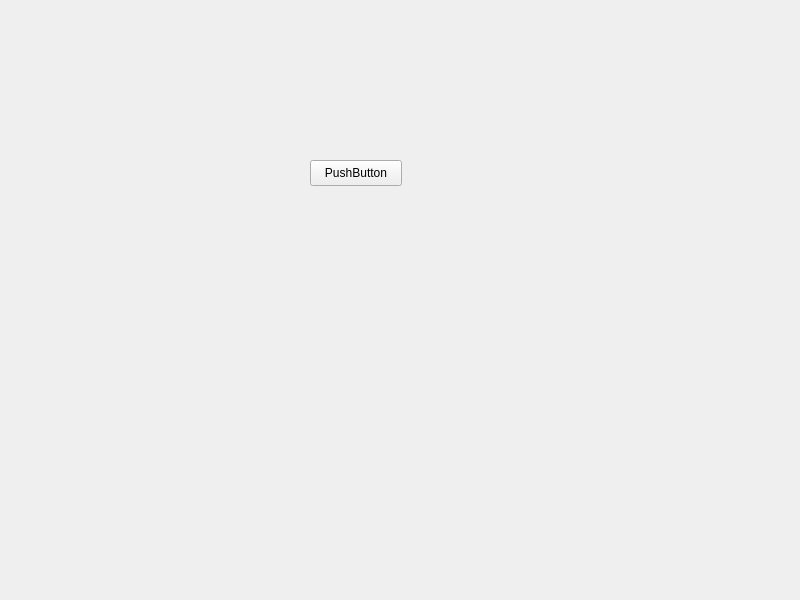
<?xml version="1.0" encoding="UTF-8"?>
<ui version="4.0">
 <class>Widget</class>
 <widget class="QWidget" name="Widget">
  <property name="geometry">
   <rect>
    <x>0</x>
    <y>0</y>
    <width>800</width>
    <height>600</height>
   </rect>
  </property>
  <property name="windowTitle">
   <string>Qwidget</string>
  </property>
  <widget class="QPushButton" name="pushButton">
   <property name="geometry">
    <rect>
     <x>310</x>
     <y>160</y>
     <width>92</width>
     <height>26</height>
    </rect>
   </property>
   <property name="text">
    <string>PushButton</string>
   </property>
  </widget>
 </widget>
 <resources/>
 <connections/>
</ui>
